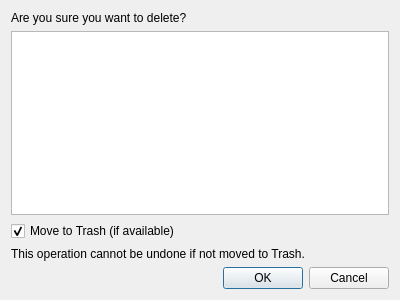
<?xml version="1.0" encoding="UTF-8"?>
<ui version="4.0">
    <class>DeleteDialog</class>
    <widget class="QDialog" name="DeleteDialog">
        <property name="geometry">
            <rect>
                <x>0</x>
                <y>0</y>
                <width>400</width>
                <height>300</height>
            </rect>
        </property>
        <property name="windowTitle">
            <string>Delete</string>
        </property>
        <layout class="QVBoxLayout" name="verticalLayout">
            <item>
                <widget class="QLabel" name="confirmation_label">
                    <property name="text">
                        <string>Are you sure you want to delete?</string>
                    </property>
                    <property name="wordWrap">
                        <bool>true</bool>
                    </property>
                </widget>
            </item>
            <item>
                <widget class="QTextEdit" name="files_list_text">
                    <property name="readOnly">
                        <bool>true</bool>
                    </property>
                </widget>
            </item>
            <item>
                <widget class="QCheckBox" name="move_to_trash_checkbox">
                    <property name="text">
                        <string>Move to Trash (if available)</string>
                    </property>
                    <property name="checked">
                        <bool>true</bool>
                    </property>
                </widget>
            </item>
            <item>
                <widget class="QLabel" name="warning_label">
                    <property name="text">
                        <string>This operation cannot be undone if not moved to Trash.</string>
                    </property>
                    <property name="wordWrap">
                        <bool>true</bool>
                    </property>
                </widget>
            </item>
            <item>
                <widget class="QDialogButtonBox" name="buttonBox">
                    <property name="standardButtons">
                        <set>QDialogButtonBox::Cancel|QDialogButtonBox::Ok</set>
                    </property>
                </widget>
            </item>
        </layout>
    </widget>
    <resources/>
    <connections>
        <connection>
            <sender>buttonBox</sender>
            <signal>accepted()</signal>
            <receiver>DeleteDialog</receiver>
            <slot>accept()</slot>
            <hints>
                <hint type="sourcelabel">
                    <x>248</x>
                    <y>254</y>
                </hint>
                <hint type="destinationlabel">
                    <x>157</x>
                    <y>274</y>
                </hint>
            </hints>
        </connection>
        <connection>
            <sender>buttonBox</sender>
            <signal>rejected()</signal>
            <receiver>DeleteDialog</receiver>
            <slot>reject()</slot>
            <hints>
                <hint type="sourcelabel">
                    <x>316</x>
                    <y>260</y>
                </hint>
                <hint type="destinationlabel">
                    <x>286</x>
                    <y>274</y>
                </hint>
            </hints>
        </connection>
    </connections>
</ui>
